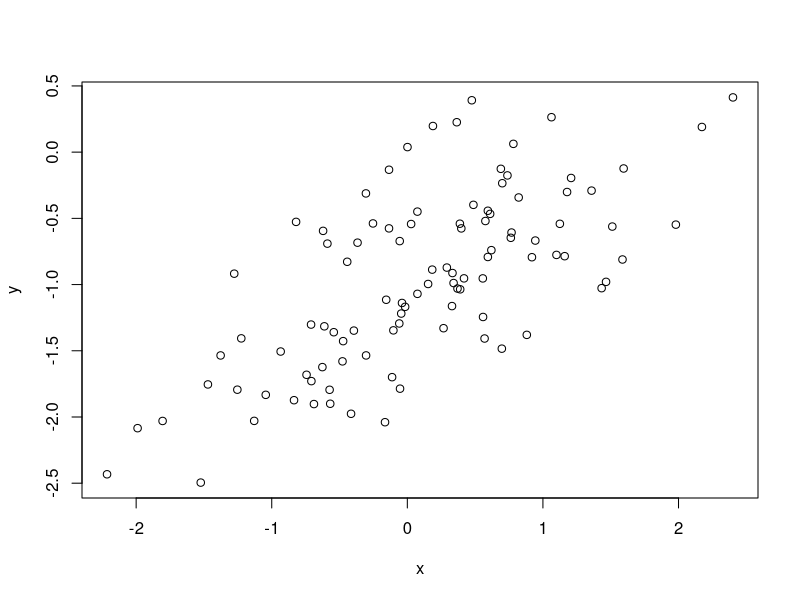
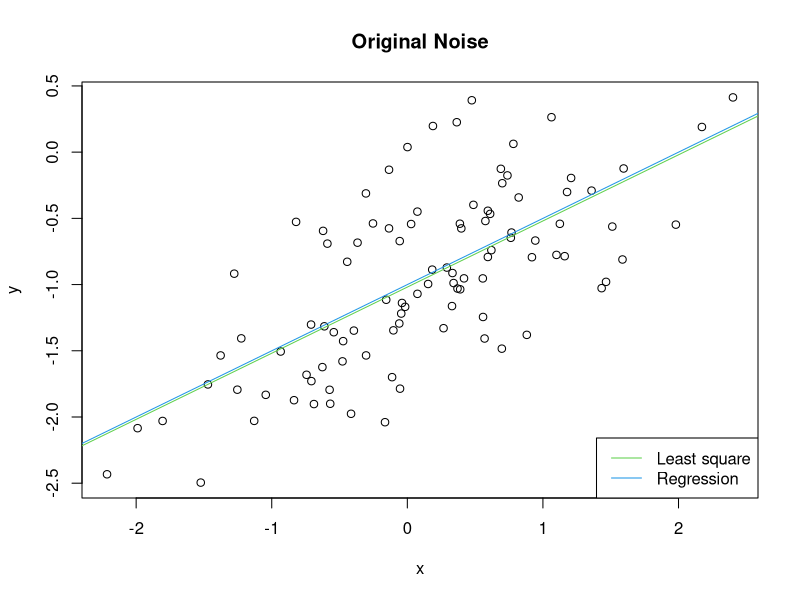
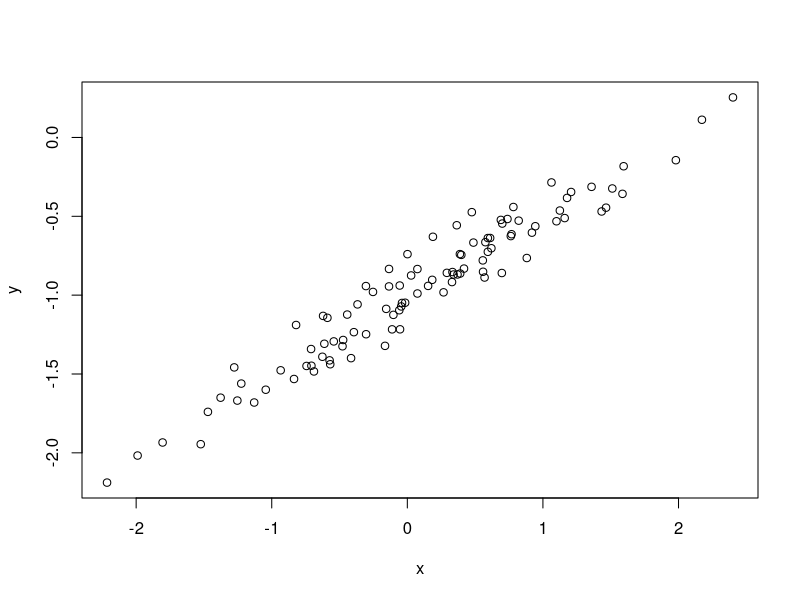
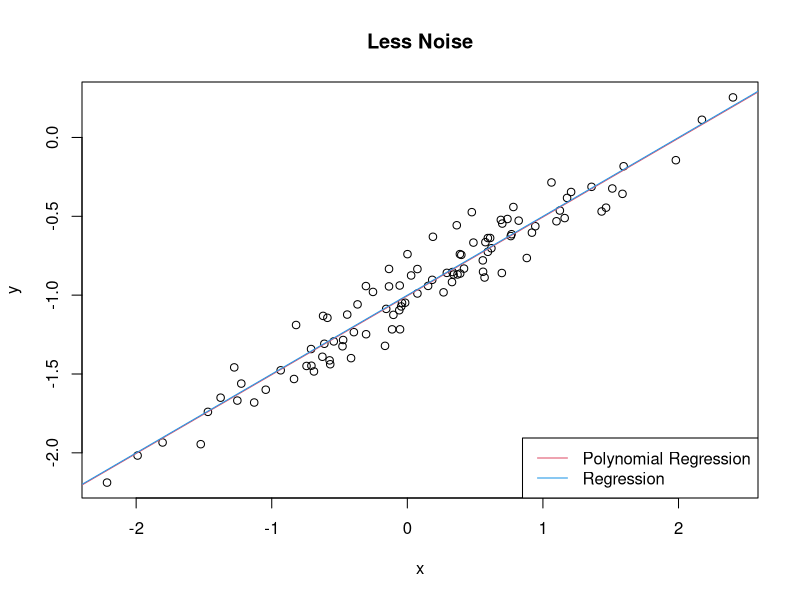
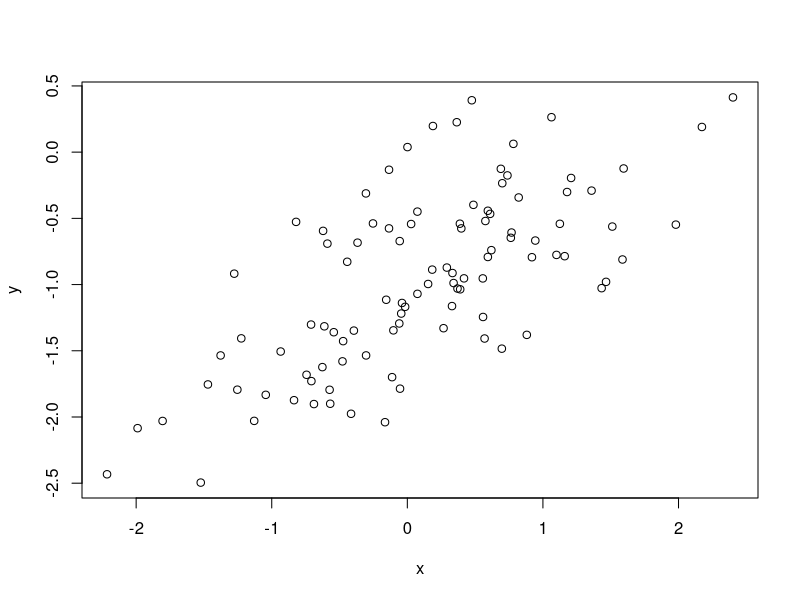
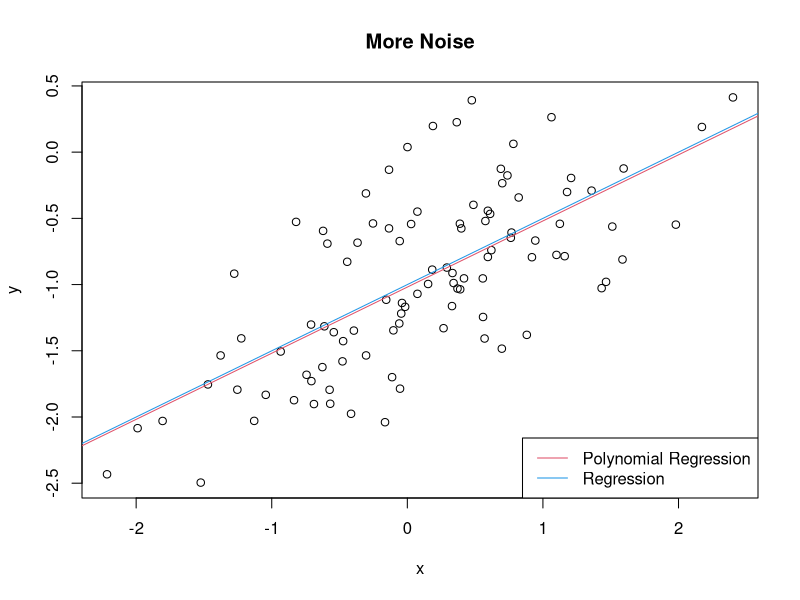

Write R code to recreate these figures, in order. (Note: this script raises an error after producing the figures.)
## ---- chunk 1
set.seed(1)
x <- rnorm(100)
## ---- chunk 2
eps <- rnorm(100, sd = sqrt(0.25))
## ---- chunk 3
y <- -1 + (0.5 * x) + eps
length(y)
## ---- chunk 4
plot(x,y)
## ---- chunk 5
leastSquares <- lm(y ~ x)
summary(leastSquares)
## ---- chunk 6
plot(x, y, main = "Original Noise")
abline(leastSquares, col = 3)
abline(-1, 0.5, col = 4)
legend("bottomright", c("Least square", "Regression"), col = c("3", "4"), lty = c(1, 1)) 
## ---- chunk 7
polyReg <- lm(y ~ x + I(x^2))
summary(polyReg)
## ---- chunk 8
set.seed(1)
x <- rnorm(100)
eps <- rnorm(100, sd = (sqrt(0.25) * 0.25))
y <- -1 + (0.5 * x) + eps
## ---- chunk 9
plot(x,y)
## ---- chunk 10
model <- lm(y ~ x)
summary(model)
## ---- chunk 11
plot(x,y, main = "Less Noise")
abline(model, col = 2)
abline(-1, 0.5, col = 4)
legend("bottomright", c("Polynomial Regression", "Regression"), col = c("2", "4"), lty = c(1, 1)) 
## ---- chunk 12
set.seed(1)
x <- rnorm(100)
eps <- rnorm(100, sd = 0.5)
y <- -1 + (0.5 * x) + eps
## ---- chunk 13
plot(x,y)
## ---- chunk 14
model2 <- lm(y ~ x)
summary(model2)
## ---- chunk 15
plot(x,y, main = "More Noise")
abline(model2, col = 2)
abline(-1, 0.5, col = 4)
legend("bottomright", c("Polynomial Regression", "Regression"), col = c("2", "4"), lty = c(1, 1)) 
## ---- chunk 16
set.seed(1)
x <- rnorm(100)

#original noise
eps <- rnorm(100, sd = sqrt(0.25))
y <- -1 + (0.5 * x) + eps

#less noise
epsLessNoise <- rnorm(100, sd = (sqrt(0.25) * 0.25))
yLessNoise <- -1 + (0.5 * x) + epsLessNoise

#more noise
epsMoreNoise <- rnorm(100, sd = 0.5)
yMoreNoise <- -1 + (0.5 * x) + epsMoreNoise
## ---- chunk 17
fit_lm <- function(train, test) {
  LinModel <- lm(y ~ x, data = train)
  pred <- predict(LinModel, newdata = test)
  return(pred)
}
## ---- chunk 18
library(boot)
cv_orig <- cv.glm(data = data.frame(x, y), glmfit = fit_lm, K = 10)
cv_LessNoise <- cv.glm(data = data.frame(x, y_LessNoise), m = fit_lm, K = 10)
cv_MoreNoise <- cv.glm(data = data.frame(x, y_MoreNoise), m = fit_lm, K = 10)
